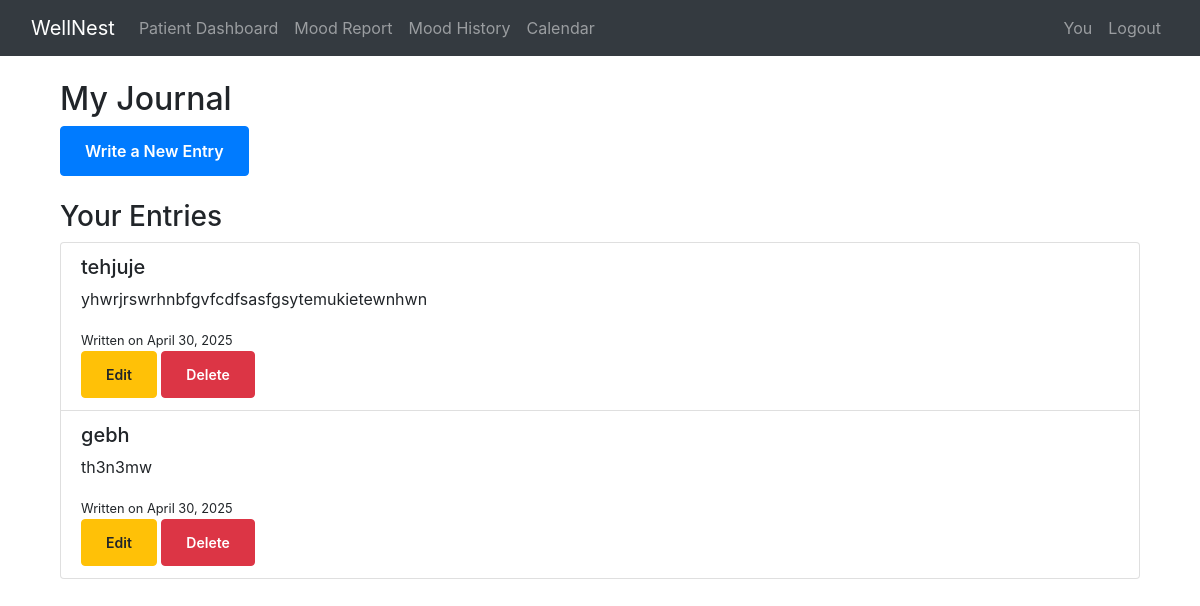
The app's page /journal/ (signed in) with its own data.
### website/models.py (models this page shows, shortened)
class JournalEntry(models.Model):
    user = models.ForeignKey(User, on_delete=models.CASCADE)
    title = models.CharField(max_length=255)
    content = models.TextField()
    sentiment_score = models.FloatField(default=0.0)
    created_at = models.DateTimeField(auto_now_add=True)

### website/views.py (the view)
# urls.py: path('journal/', views.journal_dashboard, name='journal_dashboard'),
@login_required
def journal_dashboard(request):
    entries = JournalEntry.objects.filter(user=request.user).order_by('-created_at')
    return render(request, 'journal/dashboard.html', {'entries': entries})

### website/templates/journal/dashboard.html
{% extends 'base.html' %}
{% block content %}
<div class="container">
    <h2>My Journal</h2>
    <a href="{% url 'create_journal_entry' %}" class="btn btn-primary">Write a New Entry</a>
    <h3 class="mt-4">Your Entries</h3>
    {% if entries %}
        <ul class="list-group">
            {% for entry in entries %}
                <li class="list-group-item">
                    <h5>{{ entry.title }}</h5>
                    <p>{{ entry.content|truncatewords:20 }}</p>
                    <small>Written on {{ entry.created_at|date:"F j, Y" }}</small><br>
                    <a href="{% url 'edit_journal_entry' entry.id %}" class="btn btn-sm btn-warning">Edit</a>
                    <a href="{% url 'delete_journal_entry' entry.id %}" class="btn btn-sm btn-danger">Delete</a>
                </li>
            {% endfor %}
        </ul>
    {% else %}
        <p>No journal entries yet. Start writing!</p>
    {% endif %}
</div>
{% endblock %}

### static/css/main.css (style rules this page uses)
.btn { padding: 0.75rem 1.5rem; border-radius: 4px; font-weight: 600; cursor: pointer; display: inline-flex; align-items: center; gap: 0.5rem; text-decoration: none; }

### records on screen
JournalEntry: title "tehjuje", content "yhwrjrswrhnbfgvfcdfsasfgsytemukietewnhwn", created_at "April 30, 2025"
JournalEntry: title "gebh", content "th3n3mw", created_at "April 30, 2025"
